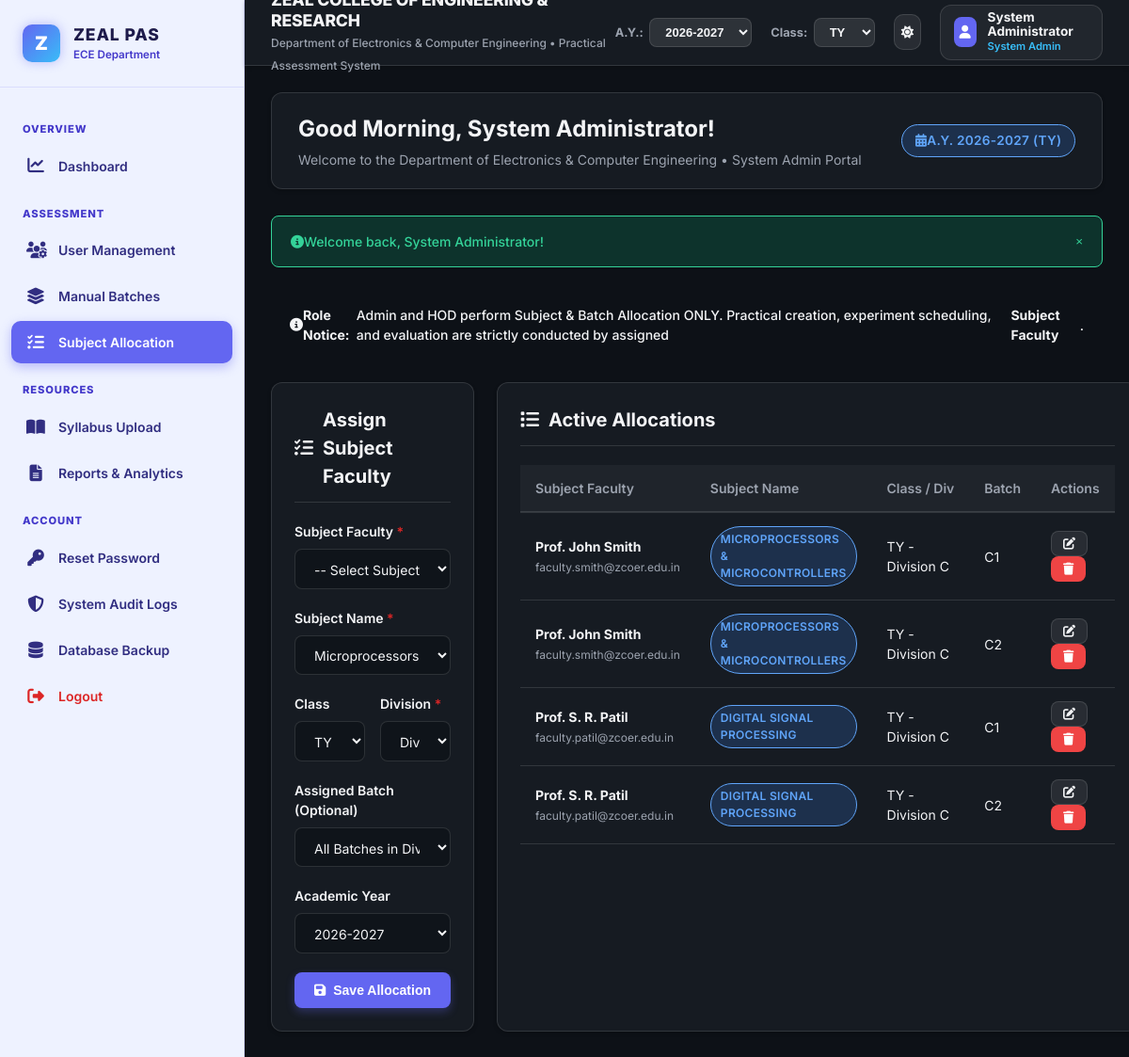
Page /admin/allocations.php (signed in) on the committed database.
### tables this page shows
CREATE TABLE `faculty_allocations` (
  `id` INT AUTO_INCREMENT PRIMARY KEY,
  `faculty_id` INT NOT NULL,
  `subject_name` VARCHAR(100) NOT NULL,
  `class` ENUM('FY', 'SY', 'TY', 'BY') NOT NULL DEFAULT 'TY',
  `division` VARCHAR(10) NOT NULL,
  `batch_id` INT DEFAULT NULL,
  `academic_year` VARCHAR(20) NOT NULL DEFAULT '2026-2027',
  `created_at` TIMESTAMP DEFAULT CURRENT_TIMESTAMP,
  CONSTRAINT `fk_alloc_faculty` FOREIGN KEY (`faculty_id`) REFERENCES `users` (`id`) ON DELETE CASCADE,
  CONSTRAINT `fk_alloc_batch` FOREIGN KEY (`batch_id`) REFERENCES `batches` (`id`) ON DELETE SET NULL
);

CREATE TABLE `users` (
  `id` INT AUTO_INCREMENT PRIMARY KEY,
  `full_name` VARCHAR(100) NOT NULL,
  `email` VARCHAR(100) UNIQUE NOT NULL,
  `password` VARCHAR(255) NOT NULL,  
  `role` ENUM('admin', 'hod', 'gfm', 'faculty', 'student', 'parent') NOT NULL,
  `student_roll_no` VARCHAR(20) DEFAULT NULL,
  `zprn` VARCHAR(50) DEFAULT NULL,
  `class` ENUM('FY', 'SY', 'TY', 'BY') DEFAULT 'TY',
  `division` VARCHAR(10) DEFAULT 'Division C',
  `phone` VARCHAR(20) DEFAULT NULL,
  `created_at` TIMESTAMP DEFAULT CURRENT_TIMESTAMP,
  INDEX `idx_role` (`role`),
  INDEX `idx_roll` (`student_roll_no`),
  INDEX `idx_class_div` (`class`, `division`)
);

CREATE TABLE `batches` (
  `id` INT AUTO_INCREMENT PRIMARY KEY,
  `batch_name` VARCHAR(50) NOT NULL,
  `start_roll` VARCHAR(20) NOT NULL,
  `end_roll` VARCHAR(20) NOT NULL,
  `class` ENUM('FY', 'SY', 'TY', 'BY') NOT NULL DEFAULT 'TY',
  `division` VARCHAR(10) NOT NULL,
  `subject_assigned` VARCHAR(100) DEFAULT NULL,
  `academic_year` VARCHAR(20) NOT NULL DEFAULT '2026-2027',
  `created_at` TIMESTAMP DEFAULT CURRENT_TIMESTAMP,
  INDEX `idx_batch_div` (`class`, `division`, `batch_name`)
);

### config/config.php (called while the page is built, shortened)
<?php
$ACADEMIC_YEARS = ['2026-2027', '2025-2026'];
$CLASSES = ['FY', 'SY', 'TY', 'BY'];
?>

### includes/functions.php (called while the page is built, shortened)
<?php
require_once __DIR__ . '/../config/config.php';
function sanitize($data) {
    return htmlspecialchars(trim($data ?? ''), ENT_QUOTES, 'UTF-8');
}
?>

### admin/allocations.php (the view, shortened to what this page needs)
<?php
require_once __DIR__ . '/../includes/header.php';
$alloc_sql = "SELECT fa.*, u.full_name as faculty_name, u.email as faculty_email, b.batch_name
              FROM faculty_allocations fa
              JOIN users u ON fa.faculty_id = u.id
              LEFT JOIN batches b ON fa.batch_id = b.id
              ORDER BY fa.academic_year DESC, fa.class ASC, fa.division ASC";
$alloc_res = mysqli_query($conn, $alloc_sql);
$allocations_list = [];
if ($alloc_res) {
    while ($row = mysqli_fetch_assoc($alloc_res)) {
        $allocations_list[] = $row;
    }
}
$edit_alloc = null;
?>
<div class="alert alert-info mb-4">
  <i class="fas fa-info-circle me-2"></i>
  <strong>Role Notice:</strong> Admin and HOD perform Subject & Batch Allocation ONLY. Practical creation, experiment scheduling, and evaluation are strictly conducted by assigned <strong>Subject Faculty</strong>.
</div>
<div style="display: grid; grid-template-columns: 1fr 1.5fr; gap: 1.5rem;">
  <div class="card">
    <div class="card-header">
      <h3 class="card-title">
        <i class="fas fa-tasks text-primary me-2"></i>
        <?php echo $edit_alloc ? 'Edit Subject Allocation' : 'Assign Subject Faculty'; ?>
      </h3>
    </div>
    <form method="POST" action="">
      <div class="form-group">
        <label for="faculty_id" class="form-label">Subject Faculty <span class="text-danger">*</span></label>
        <select id="faculty_id" name="faculty_id" class="form-select" required>
          <option value="">-- Select Subject Faculty Member --</option>
        </select>
      </div>
      <div class="form-group">
        <label for="subject_name" class="form-label">Subject Name <span class="text-danger">*</span></label>
        <select id="subject_name" name="subject_name" class="form-select" required>
          <option value="Microprocessors & Microcontrollers" <?php echo ($edit_alloc['subject_name'] ?? '') === 'Microprocessors & Microcontrollers' ? 'selected' : ''; ?>>Microprocessors & Microcontrollers</option>
        </select>
      </div>
      <div style="display: grid; grid-template-columns: 1fr 1fr; gap: 1rem;">
        <div class="form-group">
          <label for="class" class="form-label">Class</label>
          <select id="class" name="class" class="form-select">
            <?php foreach ($CLASSES as $c): ?>
              <option value="<?php echo $c; ?>" <?php echo ($edit_alloc['class'] ?? 'TY') === $c ? 'selected' : ''; ?>><?php echo $c; ?></option>
            <?php endforeach; ?>
          </select>
        </div>
        <div class="form-group">
          <label for="division" class="form-label">Division <span class="text-danger">*</span></label>
          <select id="division" name="division" class="form-select">
            <option value="Division C" <?php echo ($edit_alloc['division'] ?? 'Division C') === 'Division C' ? 'selected' : ''; ?>>Division C</option>
          </select>
        </div>
      </div>
      <div class="form-group">
        <label for="batch_id" class="form-label">Assigned Batch (Optional)</label>
        <select id="batch_id" name="batch_id" class="form-select">
          <option value="0">All Batches in Division</option>
        </select>
      </div>
      <div class="form-group">
        <label for="academic_year" class="form-label">Academic Year</label>
        <select id="academic_year" name="academic_year" class="form-select">
          <?php foreach ($ACADEMIC_YEARS as $ay): ?>
            <option value="<?php echo $ay; ?>" <?php echo ($edit_alloc['academic_year'] ?? DEFAULT_ACADEMIC_YEAR) === $ay ? 'selected' : ''; ?>><?php echo $ay; ?></option>
          <?php endforeach; ?>
        </select>
      </div>
      <button type="submit" class="btn btn-primary">
        <i class="fas fa-save me-2"></i> <?php echo $edit_alloc ? 'Update Allocation' : 'Save Allocation'; ?>
      </button>
    </form>
  </div>
  <div class="card">
    <div class="card-header">
      <h3 class="card-title"><i class="fas fa-list text-primary me-2"></i> Active Allocations</h3>
    </div>
    <div class="table-responsive">
      <table class="table">
        <thead>
          <tr>
            <th>Subject Faculty</th>
            <th>Subject Name</th>
            <th>Class / Div</th>
            <th>Batch</th>
            <th>Actions</th>
          </tr>
        </thead>
        <tbody>
          <?php if (empty($allocations_list)): ?>
            <tr><td colspan="5" class="text-center" style="color: var(--text-muted);">No faculty allocations recorded yet.</td></tr>
          <?php else: ?>
            <?php foreach ($allocations_list as $al): ?>
              <tr>
                <td>
                  <strong style="color: var(--text-primary);"><?php echo sanitize($al['faculty_name']); ?></strong>
                  <br><span style="font-size: 0.75rem; color: var(--text-secondary);"><?php echo sanitize($al['faculty_email']); ?></span>
                </td>
                <td><span class="badge badge-info"><?php echo sanitize($al['subject_name']); ?></span></td>
                <td><?php echo sanitize($al['class'] . ' - ' . $al['division']); ?></td>
                <td><?php echo sanitize($al['batch_name'] ?: 'All Batches'); ?></td>
                <td>
                  <a href="allocations.php?edit_id=<?php echo $al['id']; ?>" class="btn btn-secondary btn-sm" title="Edit Allocation"><i class="fas fa-edit"></i></a>
                  <a href="allocations.php?action=delete&id=<?php echo $al['id']; ?>" class="btn btn-danger btn-sm" onclick="return confirm('Delete allocation for <?php echo sanitize($al['faculty_name']); ?>?');" title="Delete Allocation"><i class="fas fa-trash"></i></a>
                </td>
              </tr>
            <?php endforeach; ?>
          <?php endif; ?>
        </tbody>
      </table>
    </div>
  </div>
</div>
<?php include __DIR__ . '/../includes/footer.php'; ?>

### assets/css/style.css (style rules this page uses)
:root { --bg-primary: #0D1117; --bg-canvas: #161B22; --bg-card: #161B22; --bg-sidebar: #eef2ff; --sidebar-text: #312e81; --sidebar-text-active: #ffffff; --sidebar-hover: #e0e7ff; --sidebar-active-bg: #6366F1; --text-primary: #f3f4f6; --text-secondary: #9ca3af; --text-muted: #6b7280; --border-color: rgba(255, 255, 255, 0.12); --primary-color: #6366F1; --primary-hover: #4f46e5; --primary-light: rgba(99, 102, 241, 0.15); --accent-color: #38bdf8; --accent-hover: #0284c7; --status-success-bg: rgba(16, 185, 129, 0.2); --status-success-text: #34d399; --status-danger-bg: rgba(239, 68, 68, 0.2); --status-danger-text: #f87171; --status-warning-bg: rgba(245, 158, 11, 0.2); --status-warning-text: #fbbf24; --status-info-bg: rgba(59, 130, 246, 0.2); --status-info-text: #60a5fa; --shadow-sm: 0 2px 4px rgba(0, 0, 0, 0.2); --shadow-md: 0 4px 12px rgba(0, 0, 0, 0.3); --shadow-lg: 0 12px 24px rgba(0, 0, 0, 0.4); --shadow-glow: 0 0 12px rgba(99, 102, 241, 0.5); --radius-sm: 8px; --radius-md: 12px; --radius-lg: 20px; --font-family: 'Inter', system-ui, -apple-system, BlinkMacSystemFont, "Segoe UI", Roboto, sans-serif; }
* { margin: 0; padding: 0; box-sizing: border-box; }
body { font-family: var(--font-family); background-color: var(--bg-primary); color: var(--text-primary); line-height: 1.5; min-height: 100vh; display: flex; flex-direction: column; transition: background-color 0.3s ease, color 0.3s ease; }
a { color: var(--primary-color); text-decoration: none; transition: color 0.2s ease; }
.card { background: var(--bg-canvas); border-radius: var(--radius-md); border: 1px solid var(--border-color); box-shadow: var(--shadow-sm); padding: 1.5rem; margin-bottom: 1.5rem; transition: box-shadow 0.2s ease, border-color 0.2s ease; }
.card-header { display: flex; align-items: center; justify-content: space-between; margin-bottom: 1.25rem; padding-bottom: 0.75rem; border-bottom: 1px solid var(--border-color); }
.card-title { font-size: 1.25rem; font-weight: 700; color: var(--text-primary); display: flex; align-items: center; gap: 0.625rem; }
.form-group { margin-bottom: 1.25rem; }
.form-label { display: block; font-size: 0.875rem; font-weight: 600; color: var(--text-primary); margin-bottom: 0.5rem; }
.form-control, .form-select { width: 100%; padding: 0.675rem 1rem; font-size: 0.875rem; font-family: inherit; color: var(--text-primary); background-color: rgba(13, 17, 23, 0.6); border: 1px solid var(--border-color); border-radius: var(--radius-sm); outline: none; transition: border-color 0.2s ease, box-shadow 0.2s ease; }
.btn { display: inline-flex; align-items: center; gap: 0.5rem; padding: 0.625rem 1.25rem; font-size: 0.875rem; font-weight: 600; border-radius: var(--radius-sm); border: 1px solid transparent; cursor: pointer; transition: all 0.2s ease; white-space: nowrap; }
.btn-primary { background-color: var(--primary-color); color: #ffffff; box-shadow: 0 4px 10px rgba(99, 102, 241, 0.3); }
.btn-secondary { background-color: rgba(255, 255, 255, 0.08); color: var(--text-primary); border-color: var(--border-color); }
.btn-danger { background-color: #ef4444; color: #ffffff; }
.btn-sm { padding: 0.375rem 0.75rem; font-size: 0.8125rem; }
.badge { display: inline-flex; align-items: center; padding: 0.25rem 0.625rem; font-size: 0.75rem; font-weight: 600; border-radius: 9999px; text-transform: uppercase; letter-spacing: 0.025em; }
.badge-info { background-color: var(--status-info-bg); color: var(--status-info-text); border: 1px solid var(--status-info-text); }
.table-responsive { width: 100%; overflow-x: auto; -webkit-overflow-scrolling: touch; }
.table { width: 100%; border-collapse: collapse; font-size: 0.875rem; text-align: left; }
.table th { background-color: rgba(255, 255, 255, 0.04); color: var(--text-secondary); font-weight: 600; padding: 0.875rem 1rem; border-bottom: 2px solid var(--border-color); white-space: nowrap; }
.table td { padding: 0.875rem 1rem; border-bottom: 1px solid var(--border-color); color: var(--text-primary); vertical-align: middle; }
.alert { padding: 1rem 1.25rem; border-radius: var(--radius-sm); margin-bottom: 1.5rem; font-size: 0.875rem; font-weight: 500; display: flex; align-items: center; justify-content: space-between; }

### includes/sidebar.php (style rules this page uses)
.text-danger { color: #dc2626 !important; }

### rows in the picture
faculty_allocations: faculty.full_name "Prof. John Smith", faculty.email "faculty.smith@zcoer.edu.in", subject_name "MICROPROCESSORS & MICROCONTROLLERS", class+division "TY - Division C", batch.batch_name "C1"
faculty_allocations: faculty.full_name "Prof. John Smith", faculty.email "faculty.smith@zcoer.edu.in", subject_name "MICROPROCESSORS & MICROCONTROLLERS", class+division "TY - Division C", batch.batch_name "C2"
faculty_allocations: faculty.full_name "Prof. S. R. Patil", faculty.email "faculty.patil@zcoer.edu.in", subject_name "DIGITAL SIGNAL PROCESSING", class+division "TY - Division C", batch.batch_name "C1"
faculty_allocations: faculty.full_name "Prof. S. R. Patil", faculty.email "faculty.patil@zcoer.edu.in", subject_name "DIGITAL SIGNAL PROCESSING", class+division "TY - Division C", batch.batch_name "C2"

### other values in the picture
DEPARTMENT_NAME "Department of Electronics & Computer Engineering"
APP_NAME "Practical Assessment System"
$logged_user['full_name'] "System Administrator"
get_role_label($logged_user['role'] ?? '') "System Admin"
get_time_greeting() "Good Morning"
$user['full_name'] "System Administrator"
get_role_label($user['role'] ?? '') "System Admin"
$_SESSION['academic_year'] "2026-2027"
$_SESSION['class_filter'] "TY"
$flash['message'] "Welcome back, System Administrator!"
form field value "2026-2027"
form field value "TY"
form field class "TY"
form field academic_year "2026-2027"
